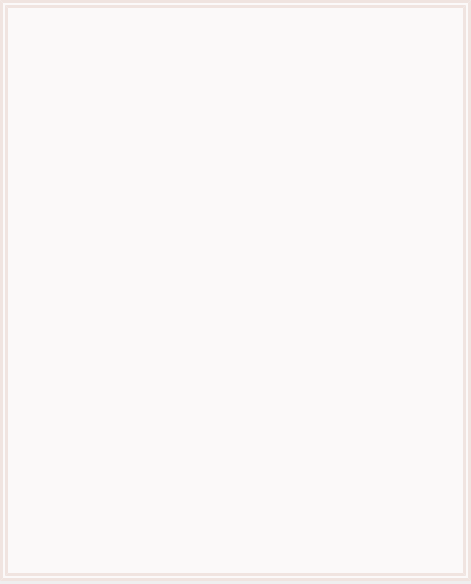
<?xml version="1.0" encoding="UTF-8"?>
<ui version="4.0">
 <class>Historique</class>
 <widget class="QDialog" name="Historique">
  <property name="geometry">
   <rect>
    <x>0</x>
    <y>0</y>
    <width>471</width>
    <height>584</height>
   </rect>
  </property>
  <property name="windowTitle">
   <string>Dialog</string>
  </property>
  <property name="styleSheet">
   <string notr="true">#Historiquetext{
color: #696969;
background:#fbf9f9;
border:8px double #f0e4e0;
font-family: Arial;
font-size: 12pt;
font-weight: bold;

}

</string>
  </property>
  <widget class="QTextBrowser" name="Historiquetext">
   <property name="geometry">
    <rect>
     <x>0</x>
     <y>0</y>
     <width>471</width>
     <height>581</height>
    </rect>
   </property>
   <property name="html">
    <string>&lt;!DOCTYPE HTML PUBLIC &quot;-//W3C//DTD HTML 4.0//EN&quot; &quot;http://www.w3.org/TR/REC-html40/strict.dtd&quot;&gt;
&lt;html&gt;&lt;head&gt;&lt;meta name=&quot;qrichtext&quot; content=&quot;1&quot; /&gt;&lt;style type=&quot;text/css&quot;&gt;
p, li { white-space: pre-wrap; }
&lt;/style&gt;&lt;/head&gt;&lt;body style=&quot; font-family:'Arial'; font-size:12pt; font-weight:600; font-style:normal;&quot;&gt;
&lt;p style=&quot;-qt-paragraph-type:empty; margin-top:0px; margin-bottom:0px; margin-left:0px; margin-right:0px; -qt-block-indent:0; text-indent:0px; font-family:'MS Shell Dlg 2'; font-size:7.8pt; font-weight:400;&quot;&gt;&lt;br /&gt;&lt;/p&gt;&lt;/body&gt;&lt;/html&gt;</string>
   </property>
  </widget>
 </widget>
 <resources/>
 <connections/>
</ui>
